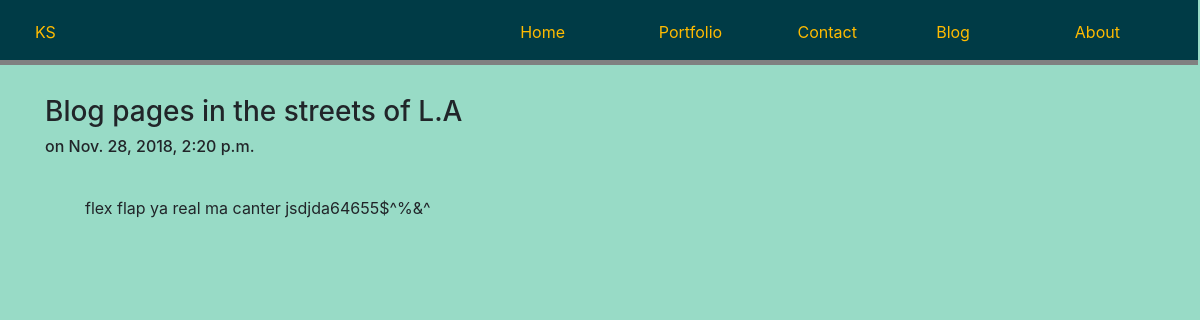
The page /blog/1 on the database its author committed.
### blog/models.py (models this page shows, shortened)
class Post(models.Model):
    title = models.CharField(max_length = 200)
    body = models.TextField()
    date = models.DateTimeField()

### blog/templates/blog/post.html
{% extends "personal/Sample/header.html" %}
{% block content %}
<div style="margin: 30px;">
<h3>{{post.title}}</h3>
<h6>on {{post.date}}</h6>
<div style="margin: 40px">
{{post.body|safe|linebreaks}}
</div>
</div>
{% endblock %}

### personal/templates/personal/Sample/header.html (style rules this page uses)
html, body { height: 100%; padding: 0; width: 97%; }

### rows shown on the page
Post: title "Blog pages in the streets of L.A", date "Nov. 28, 2018, 2:20 p.m.", body "flex flap ya real ma canter jsdjda64655$^%&^"
